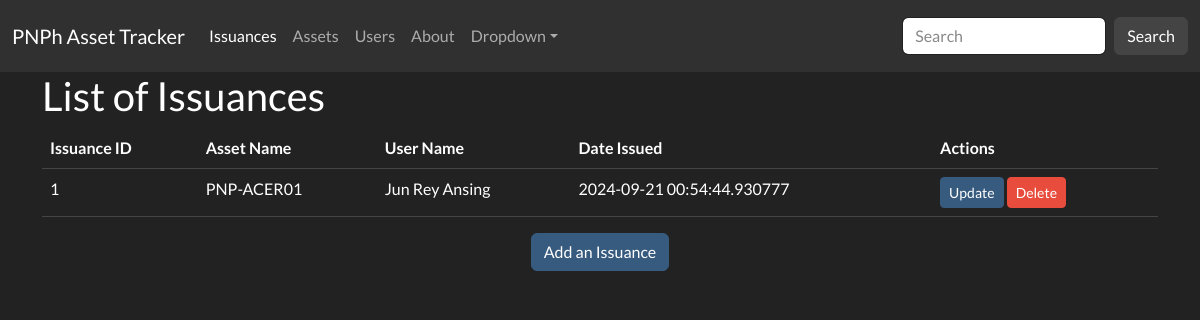
The app's page /issuances-list, older data.
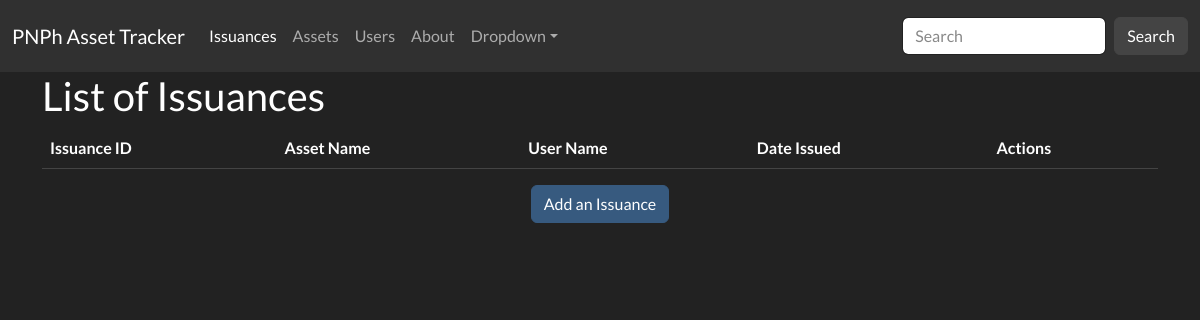
The same page, newer data.
### app/models.py (models this page shows, shortened)
class Issuance(db.Model):
    id = db.Column(db.Integer, primary_key=True)
    asset_id = db.Column(db.Integer, db.ForeignKey('asset.id'), nullable=False)
    user_id = db.Column(db.Integer, db.ForeignKey('user.id'), nullable=False)
    date_issued = db.Column(db.String(20), nullable=False)

class Asset(db.Model):
    id = db.Column(db.Integer, primary_key=True)
    asset_name = db.Column(db.String(100), nullable=False)
    category = db.Column(db.String(50), nullable=False)  # IT device or Office furniture
    model = db.Column(db.String(50), nullable=False)
    serial_number = db.Column(db.String(100), nullable=True)   # Serial number for IT Devices
    price = db.Column(db.Float, nullable=False)
    purchase_date = db.Column(db.String(20), nullable=True)  # Optional: track purchase dates
    status = db.Column(db.String(50), nullable=False)  # Available, Unusable
    issuances = db.relationship('Issuance', backref='asset', lazy=True)

class User(db.Model):
    id = db.Column(db.Integer, primary_key=True)
    name = db.Column(db.String(50), nullable=False)
    role = db.Column(db.String(50), nullable=False)
    position = db.Column(db.String(50), nullable=False)
    date_hired = db.Column(db.String(20), nullable=False)
    date_resigned = db.Column(db.String(20), nullable=True)
    issuances = db.relationship('Issuance', backref='user', lazy=True)

### app/controllers.py (the view)
@main.route('/issuances-list')
def issuances_list():
    issuances = Issuance.query.all()
    return render_template('issuances_list.html', issuances=issuances)

### app/templates/issuances_list.html (shortened to what this page needs)
{% extends 'base.html' %}
{% block content %}
<div class="container">
    <h2>List of Issuances</h2>
    <table class="table table-hover">
        <thead>
            <tr>
                <th>Issuance ID</th>
                <th>Asset Name</th>
                <th>User Name</th>
                <th>Date Issued</th>
                <th>Actions</th>
            </tr>
        </thead>
        <tbody>
            {% for issuance in issuances %}
            <tr>
                <td>{{ issuance.id }}</td>
                <td>{{ issuance.asset.asset_name }}</td>
                <td>{{ issuance.user.name }}</td>
                <td>{{ issuance.date_issued }}</td>
                <td>
                    <button type="button" class="btn btn-primary btn-sm" onclick="location.href='{{ url_for('main.update_status', id=issuance.id) }}'">Update</button>
                    <button type="submit" class="btn btn-danger btn-sm" data-bs-toggle="modal" data-bs-target="#exampleModal{{ issuance.id }}">Delete</button>
                </td>
            </tr>
            {% endfor %}
        </tbody>
    </table>
        <div class="text-center text-bottom">
        <button type="button" class="btn btn-primary" onclick="location.href='{{ url_for('main.add_issuance') }}'">Add an Issuance</button>
    </div>
</div>
{% endblock %}

### app/templates/base.html (shortened to what this page needs)
<!DOCTYPE html>
<html lang="en">
<head>
    <link href="https://cdn.jsdelivr.net/npm/bootswatch@5.3.0/dist/darkly/bootstrap.min.css" rel="stylesheet">
</head>
<body>
    <nav class="navbar navbar-expand-lg bg-dark" data-bs-theme="dark">
      <div class="container-fluid">
        <a class="navbar-brand" href="{{ url_for('main.dashboard') }}">PNPh Asset Tracker</a>
        <div class="collapse navbar-collapse" id="navbarColor02">
          <ul class="navbar-nav me-auto">
            <li class="nav-item">
              <a class="nav-link active" href="{{ url_for('main.issuances_list') }}">Issuances
              </a>
            </li>
            <li class="nav-item">
              <a class="nav-link" href="{{ url_for('main.assets_list') }}">Assets</a>
            </li>
            <li class="nav-item">
              <a class="nav-link" href="{{ url_for('main.users_list') }}">Users</a>
            </li>
            <li class="nav-item">
              <a class="nav-link" href="{{ url_for('main.home') }}">About</a>
            </li>
            <li class="nav-item dropdown">
              <a class="nav-link dropdown-toggle" data-bs-toggle="dropdown" href="#" role="button" aria-haspopup="true" aria-expanded="false">Dropdown</a>
            </li>
          </ul>
          <form class="d-flex">
            <input class="form-control me-sm-2" type="search" placeholder="Search">
            <button class="btn btn-secondary my-2 my-sm-0" type="submit">Search</button>
          </form>
        </div>
      </div>
    </nav>
    {% block content %}{% endblock %}
</body>
</html>

Row changes from the older to the newer data that the page shows:
removed Issuance: id "1", asset.asset_name "PNP-ACER01", user.name "Jun Rey Ansing", date_issued "2024-09-21 00:54:44.930777"
